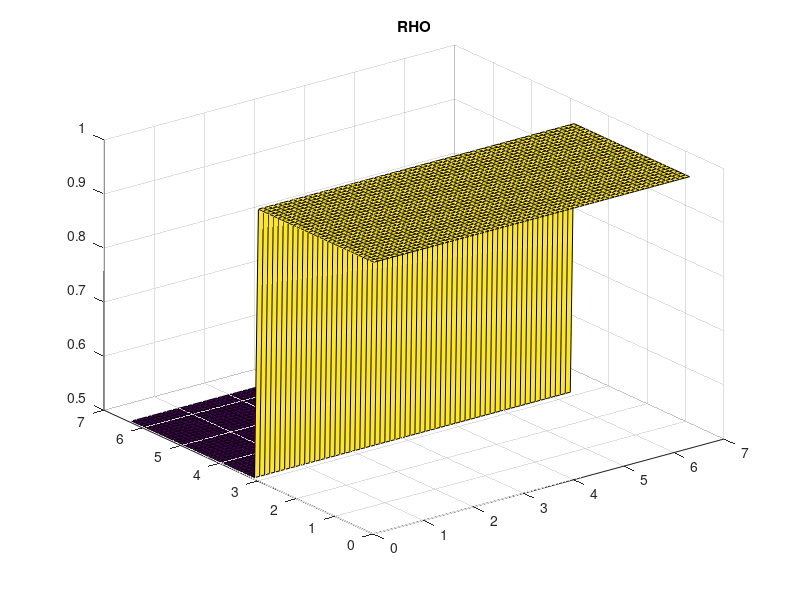
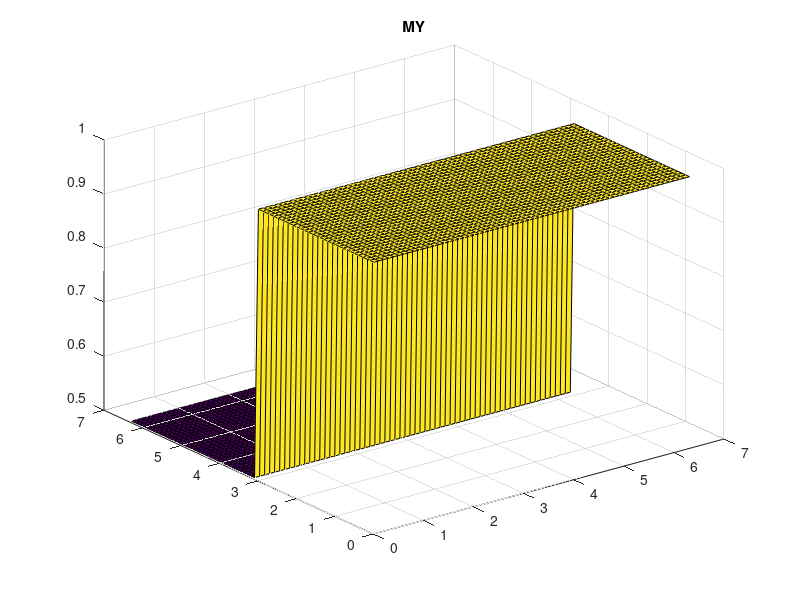
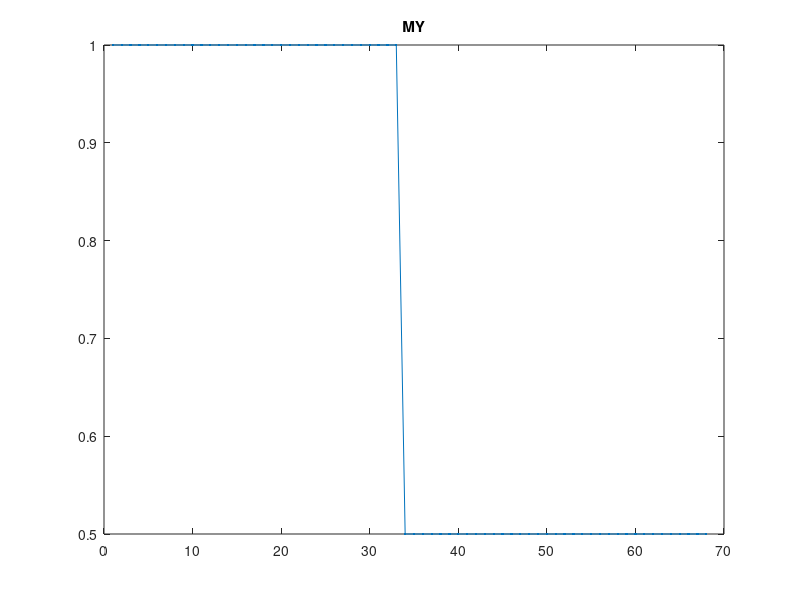

Write the MATLAB code that produced these figures, in order. (Note: this script raises an error after producing the figures.)
clear all; clc;% close all;
% Lax-Wendroff Scheme for solving the compressible Euler Equations

% Domain initialization
nx   =  64 ; ny   =  64 ;
xmax =  6.4; ymax =  6.4;
xmin =  0.0; ymin =  0.0;
dx = (xmax-xmin)/(nx);
dy = (ymax-ymin)/(ny);
[X,Y] = meshgrid(xmin+0.5*dx:dx:xmax-0.5*dx,ymin+0.5*dy:dy:ymax-0.5*dy);

% Time initialization
tmax = 100;
CFL  = 0.05;
dt   = CFL*min(dx,dy);
Cx   = dt/dx;
Cy   = dt/dy;

% Switches
TVD   = 2;                  % 1=MinMod, 2=Superbee, 3=Nonlinear Superbee
BC    = 2;                  % 1=Reflective, 2=Periodic
SCH   = 3;                  % 1=Lax-Wendroff, 2=MPDATA, 3=ACM
alpha = 2;                  % Constatnt for ACM

% Physical Constants
gamma = 1.4;

% Initial Conditions
RHO = ones (ny+4,nx+4);
MX  = zeros(ny+4,nx+4);
MY  = ones (ny+4,nx+4);
E   = ones (ny+4,nx+4);
P   = ones (ny+4,nx+4);

% RHO(3:ny+2,3:nx+2) = exp(-2*(X.^2+Y.^2)) + 1;
% RHO(ny/2-ny/4:ny/2+ny/4,:) = 2;
RHO(ny/2+2:ny+4,:) = 0.5;
% MY (ny/2+2:ny+4,:) = 0.5;
MY = RHO;
P  (ny/2+2:ny+4,:) = 0.5;

RHO_New1 = RHO;
RHO_New  = RHO;
RHO_New3 = RHO;

figure(1),surf(X,Y,RHO(3:ny+2,3:nx+2)), title('RHO')
figure(2),surf(X,Y,MY (3:ny+2,3:nx+2)), title('MY' )
figure(3),plot(MY(:,34),'.-'         ), title('MY' )

RHO_New = RHO;


for t=0:dt:tmax
MY = RHO;
% Boundary Conditions
if BC == 1 % Reflective BC
    RHO(2,:) = RHO(3,:); P(2,:) = P(3,:); E(2,:) = E(3,:);
    RHO(1,:) = RHO(2,:); P(1,:) = P(2,:); E(1,:) = E(2,:);
    RHO(:,2) = RHO(:,3); P(:,2) = P(:,3); E(:,2) = E(:,3);
    RHO(:,1) = RHO(:,2); P(:,1) = P(:,2); E(:,1) = E(:,2);
    
    MX(2,:) = -MX(3,:); MY(2,:) = -MY(3,:);
    MX(1,:) =  MX(2,:); MY(1,:) =  MY(2,:);
    MX(:,2) = -MX(:,3); MY(:,2) = -MY(:,3);
    MX(:,1) =  MX(:,2); MY(:,1) =  MY(:,2);
    
    RHO(ny+3,:) = RHO(ny+2,:); P(ny+3,:) = P(ny+2,:); E(ny+3,:) = E(ny+2,:);
    RHO(ny+4,:) = RHO(ny+2,:); P(ny+4,:) = P(ny+2,:); E(ny+4,:) = E(ny+2,:);
    RHO(:,nx+3) = RHO(:,nx+2); P(:,nx+3) = P(:,nx+2); E(:,nx+3) = E(:,nx+2);
    RHO(:,nx+4) = RHO(:,nx+2); P(:,nx+4) = P(:,nx+2); E(:,nx+4) = E(:,nx+2);
    
    MX(ny+3,:) = -MX(ny+2,:); MY(ny+3,:) = -MY(ny+2,:);
    MX(ny+4,:) =  MX(ny+3,:); MY(ny+4,:) =  MY(ny+3,:);
    MX(:,nx+3) = -MX(:,nx+2); MY(:,nx+3) = -MY(:,nx+2);
    MX(:,nx+4) =  MX(:,nx+3); MY(:,nx+4) =  MY(:,nx+3);
    
elseif BC == 2 % Periodic BC
    RHO(2,:) = RHO(ny+2,:); P(2,:) = P(ny+2,:); E(2,:) = E(ny+2,:);
    RHO(1,:) = RHO(ny+1,:); P(1,:) = P(ny+1,:); E(1,:) = E(ny+1,:);
    RHO(:,2) = RHO(:,nx+2); P(:,2) = P(:,nx+2); E(:,2) = E(:,nx+2);
    RHO(:,1) = RHO(:,nx+1); P(:,1) = P(:,nx+1); E(:,1) = E(:,nx+1);
    
    MX(2,:) = MX(ny+2,:); MY(2,:) = MY(ny+2,:);
    MX(1,:) = MX(ny+1,:); MY(1,:) = MY(ny+1,:);
    MX(:,2) = MX(:,nx+2); MY(:,2) = MY(:,nx+2);
    MX(:,1) = MX(:,nx+1); MY(:,1) = MY(:,nx+1);
    
    RHO(ny+3,:) = RHO(3,:); P(ny+3,:) = P(3,:); E(ny+3,:) = E(3,:);
    RHO(ny+4,:) = RHO(4,:); P(ny+4,:) = P(4,:); E(ny+4,:) = E(4,:);
    RHO(:,nx+3) = RHO(:,3); P(:,nx+3) = P(:,3); E(:,nx+3) = E(:,3);
    RHO(:,nx+4) = RHO(:,4); P(:,nx+4) = P(:,4); E(:,nx+4) = E(:,4);
    
    MX(ny+3,:) = MX(3,:); MY(ny+3,:) = MY(3,:);
    MX(ny+4,:) = MX(4,:); MY(ny+4,:) = MY(4,:);
    MX(:,nx+3) = MX(:,3); MY(:,nx+3) = MY(:,3);
    MX(:,nx+4) = MX(:,4); MY(:,nx+4) = MY(:,4);
end

    RHO_New(2,:) = RHO_New(ny+2,:);
    RHO_New(1,:) = RHO_New(ny+1,:);
    RHO_New(:,2) = RHO_New(:,nx+2);
    RHO_New(:,1) = RHO_New(:,nx+1);
    RHO_New(ny+3,:) = RHO_New(3,:);
    RHO_New(ny+4,:) = RHO_New(4,:);
    RHO_New(:,nx+3) = RHO_New(:,3);
    RHO_New(:,nx+4) = RHO_New(:,4);
    
    RHO_New1(2,:) = RHO_New1(ny+2,:);
    RHO_New1(1,:) = RHO_New1(ny+1,:);
    RHO_New1(:,2) = RHO_New1(:,nx+2);
    RHO_New1(:,1) = RHO_New1(:,nx+1);
    RHO_New1(ny+3,:) = RHO_New1(3,:);
    RHO_New1(ny+4,:) = RHO_New1(4,:);
    RHO_New1(:,nx+3) = RHO_New1(:,3);
    RHO_New1(:,nx+4) = RHO_New1(:,4);
    
    RHO_New3(2,:) = RHO_New3(ny+2,:);
    RHO_New3(1,:) = RHO_New3(ny+1,:);
    RHO_New3(:,2) = RHO_New3(:,nx+2);
    RHO_New3(:,1) = RHO_New3(:,nx+1);
    RHO_New3(ny+3,:) = RHO_New3(3,:);
    RHO_New3(ny+4,:) = RHO_New3(4,:);
    RHO_New3(:,nx+3) = RHO_New3(:,3);
    RHO_New3(:,nx+4) = RHO_New3(:,4);



% First Pass
j = 1:ny+2;
i = 1:nx+2;
% X Direction
% Density
RHOx (j,i) = 0.5*(RHO(j+2,i+2)+RHO(j+2,i+1))...
    - Cx/2*(MX(j+2,i+2)-MX(j+2,i+1));

% X Momentum
MXx  (j,i) = 0.5*(MX(j+2,i+2)+MX(j+2,i+1))...
    - Cx/2*((MX(j+2,i+2).^2./RHO(j+2,i+2)+P(j+2,i+2))...
          - (MX(j+2,i+1).^2./RHO(j+2,i+1)+P(j+2,i+1)));
% Y Momentum
MYx  (j,i) = 0.5*(MY(j+2,i+2)+MY(j+2,i+1))...
    - Cx/2*(MX(j+2,i+2).*MY(j+2,i+2)./RHO(j+2,i+2)...
          - MX(j+2,i+1).*MY(j+2,i+1)./RHO(j+2,i+1));
% Energy Flux
Ex   (j,i) = 0.5*(E(j+2,i+2)+E(j+2,i+1))...
    - Cx/2*((E(j+2,i+2)+P(j+2,i+2)).*MX(j+2,i+2)./RHO(j+2,i+2)...
          - (E(j+2,i+1)+P(j+2,i+1)).*MX(j+2,i+1)./RHO(j+2,i+1));
% Pressure
Px   (j,i) = (gamma-1)*Ex(j,i)-0.5*((MXx(j,i).^2+MYx(j,i).^2)./RHOx(j,i));

% Y Direction
RHOy (j,i) = 0.5*(RHO(j+2,i+2)+RHO(j+1,i+2))...
    - Cy/2*(MY(j+2,i+2)-MY(j+1,i+2));
% X Momentum
MXy  (j,i) = 0.5*(MX(j+2,i+2)+MX(j+1,i+2))...
    - Cy/2*(MY(j+2,i+2).*MX(j+2,i+2)./RHO(j+2,i+2)...
          - MY(j+1,i+2).*MX(j+1,i+2)./RHO(j+1,i+2));
% Y Momentum
MYy  (j,i) = 0.5*(MY(j+2,i+2)+MY(j+1,i+2))...
    - Cy/2*((MY(j+2,i+2).^2./RHO(j+2,i+2)+P(j+2,i+2))...
          - (MY(j+1,i+2).^2./RHO(j+1,i+2)+P(j+1,i+2)));
% Energy Flux
Ey   (j,i) = 0.5*(E(j+2,i+2)+E(j+1,i+2))...
    - Cy/2*((E(j+2,i+2)+P(j+2,i+2)).*MY(j+2,i+2)./RHO(j+2,i+2)...
          - (E(j+1,i+2)+P(j+1,i+2)).*MY(j+1,i+2)./RHO(j+1,i+2));
% Pressure
Py   (j,i) = (gamma-1)*Ey(j,i)-0.5*((MXy(j,i).^2+MYy(j,i).^2)./RHOy(j,i));

% Second Pass
j = 3:ny+2;
i = 3:nx+2;

nuplusy  = abs(MYy(j-1,i-2)./RHOy(j-1,i-2)...
    +sqrt(gamma*Py(j-1,i-2)./RHOy(j-1,i-2)))*Cy;
nuplusx  = abs(MXx(j-2,i-1)./RHOx(j-2,i-1)...
    +sqrt(gamma*Px(j-2,i-1)./RHOx(j-2,i-1)))*Cx;
numinusy = abs(MYy(j-2,i-2)./RHOy(j-2,i-2)...
    +sqrt(gamma*Py(j-2,i-2)./RHOy(j-2,i-2)))*Cy;
numinusx = abs(MXx(j-2,i-2)./RHOx(j-2,i-2)...
    +sqrt(gamma*Px(j-2,i-2)./RHOx(j-2,i-2)))*Cx;

% Mass Conservation
% if SCH == 1 % Use Lax-Wendroff
RHO = RHO_New1;       
RHO_New1 (j,i) = RHO(j,i) - Cx*(MXx(j-2,i-1)-MXx(j-2,i-2))...
                         - Cy*(MYy(j-1,i-2)-MYy(j-2,i-2))...
    - wminusx(RHO,j,i,numinusx,TVD).*(RHO(j  ,i  )-RHO(j  ,i-1))...
    + wplusx (RHO,j,i,nuplusx ,TVD).*(RHO(j  ,i+1)-RHO(j  ,i  ))...
    - wminusy(RHO,j,i,numinusy,TVD).*(RHO(j  ,i  )-RHO(j-1,i  ))...
    + wplusy (RHO,j,i,nuplusy ,TVD).*(RHO(j+1,i  )-RHO(j  ,i  ));

% elseif SCH == 2 % Use MPDATA
RHO = RHO_New;
U_halfp (j,i) = (MX(j,i+1)./RHO(j,i+1) + MX(j,i  )./RHO(j,i  ))*Cx/2;
U_halfm (j,i) = (MX(j,i  )./RHO(j,i  ) + MX(j,i-1)./RHO(j,i-1))*Cx/2;
V_halfp (j,i) = (MY(j+1,i)./RHO(j+1,i) + MY(j,i  )./RHO(j,i  ))*Cy/2;
V_halfm (j,i) = (MY(j,i  )./RHO(j,i  ) + MY(j-1,i)./RHO(j-1,i))*Cy/2;

RHO_New (j,i) = RHO(j,i) - (MPDATA(RHO(j,i  ),RHO(j,i+1),U_halfp(j,i))...
                          - MPDATA(RHO(j,i-1),RHO(j,i  ),U_halfm(j,i)))...
                         - (MPDATA(RHO(j,i  ),RHO(j+1,i),V_halfp(j,i))...
                          - MPDATA(RHO(j-1,i),RHO(j,i  ),V_halfm(j,i)));
                      
U_d_p   (j,i) = dt/dx*((abs(U_halfp(j,i))-U_halfp(j,i).^2).*...
    d_px(j,i  ,RHO_New) - U_halfp(j,i).*V_halfp(j,i).*d_py(j,i  ,RHO_New));
U_d_m   (j,i) = dt/dx*((abs(U_halfm(j,i))-U_halfm(j,i).^2).*...
    d_px(j,i-1,RHO_New) - U_halfm(j,i).*V_halfm(j,i).*d_py(j,i-1,RHO_New));
V_d_p   (j,i) = dt/dy*((abs(V_halfp(j,i))-V_halfp(j,i).^2).*...
    d_py(j  ,i,RHO_New) - U_halfp(j,i).*V_halfp(j,i).*d_px(j  ,i,RHO_New));
V_d_m   (j,i) = dt/dy*((abs(V_halfm(j,i))-V_halfm(j,i).^2).*...
    d_py(j-1,i,RHO_New) - U_halfm(j,i).*V_halfm(j,i).*d_px(j-1,i,RHO_New));

RHO_New (j,i) = RHO_New(j,i) - (MPDATA(RHO_New(j,i  ),RHO_New(j,i+1),U_d_p(j,i))...
                              - MPDATA(RHO_New(j,i-1),RHO_New(j,i  ),U_d_m(j,i)))...
                             - (MPDATA(RHO_New(j,i  ),RHO_New(j+1,i),V_d_p(j,i))...
                              - MPDATA(RHO_New(j-1,i),RHO_New(j,i  ),V_d_m(j,i)));

% elseif SCH == 3 % Use ACM
RHO = RHO_New3;
nuplusy  = abs(MYy(j-1,i-2)./RHOy(j-1,i-2)...
    -sqrt(gamma*Py(j-1,i-2)./RHOy(j-1,i-2)))*Cy;
nuplusx  = abs(MXx(j-2,i-1)./RHOx(j-2,i-1)...
    -sqrt(gamma*Px(j-2,i-1)./RHOx(j-2,i-1)))*Cx;
numinusy = abs(MYy(j-2,i-2)./RHOy(j-2,i-2)...
    -sqrt(gamma*Py(j-2,i-2)./RHOy(j-2,i-2)))*Cy;
numinusx = abs(MXx(j-2,i-2)./RHOx(j-2,i-2)...
    -sqrt(gamma*Px(j-2,i-2)./RHOx(j-2,i-2)))*Cx;
RHO_New3 (j,i) = RHO(j,i) - Cx*(MXx(j-2,i-1)-MXx(j-2,i-2))...
                         - Cy*(MYy(j-1,i-2)-MYy(j-2,i-2))...
    - ACMx(RHO,j  ,i-1,alpha).*(RHO(j  ,i  )-RHO(j  ,i-1))...
    + ACMx(RHO,j  ,i  ,alpha).*(RHO(j  ,i+1)-RHO(j  ,i  ))...
    - ACMy(RHO,j-1,i  ,alpha).*(RHO(j  ,i  )-RHO(j-1,i  ))...
    + ACMy(RHO,j  ,i  ,alpha).*(RHO(j+1,i  )-RHO(j  ,i  ))...
    - wminusx(RHO,j,i,numinusx,TVD).*(RHO(j  ,i  )-RHO(j  ,i-1))...
    + wplusx (RHO,j,i,nuplusx ,TVD).*(RHO(j  ,i+1)-RHO(j  ,i  ))...
    - wminusy(RHO,j,i,numinusy,TVD).*(RHO(j  ,i  )-RHO(j-1,i  ))...
    + wplusy (RHO,j,i,nuplusy ,TVD).*(RHO(j+1,i  )-RHO(j  ,i  ));


% end

RHO = RHO_New;
MY  = RHO_New;
plot1(1:length(j)  ,1) = RHO_New1(j,34);
if BC == 2, plot1(length(j)+j-2,1) = RHO_New1(j,34); end
plot2(1:length(j)  ,1) = RHO_New(j,34);
if BC == 2, plot2(length(j)+j-2,1) = RHO_New(j,34); end
plot3(1:length(j)  ,1) = RHO_New3(j,34);
% if BC == 2, plot3(length(j)+j-2,1) = RHO_New3(j,34); end

if mod(t,10*dt) == 0
    figure(1),surf(X,Y,RHO(j,i)), title('RHO')
    figure(2),surf(X,Y,MY (j,i)), title('MY' )
%     figure(3),plot(plot1,'.-'), title('RHO')
%     axis([1 128 0 1.1])
%     figure(4),plot(plot2,'.-'), title('RHO')
%     axis([1 128 0 1.1])
    figure(5),plot(plot3,'.-'), title('RHO')
    axis([1 128 0 1.1])
end
end